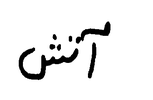
#> input picture UNHD-Dataset/Same-Binarized-Final/testing/5.png, 153 x 100 px, found by its file name; its folder holds 4 pictures in this run
$ python six_github.py
#> lines starting #> are read from the running program, lines starting #| are printed output that depends on the picture; pictures that were not available may be replaced by others from this repository, and a replacement may not be noted
from PIL import Image
import os
import cv2
import numpy as np
from random import randint

aa=0
w=0
x=0
y=0
z=0

while aa<5:
    u=randint(1, 10)
    v=randint(1, 10)
    w=randint(1, 10)
    x=randint(1, 10)
    y=randint(1, 10)
    z=randint(1, 10)
    print(str(z)+","+str(w)+","+str(x)+","+str(y)+","+str(z)+",")
    img1 = cv2.imread("private-data/UNHD-Dataset/Same-Binarized-Final/testing/"+str(x)+'.png')
#> img1 is the input picture: shape (100, 153, 3); min 0, max 255, mean 238.1
    img2 = cv2.imread("private-data/UNHD-Dataset/Same-Binarized-Final/testing/"+str(y)+'.png')
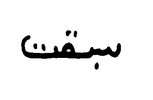
#> input picture UNHD-Dataset/Same-Binarized-Final/testing/1.png, 153 x 100 px, given in place of 9.png, which was not available
#> img2 is the input picture: shape (100, 153, 3); min 0, max 255, mean 240.1
    img3 = cv2.imread("private-data/UNHD-Dataset/Same-Binarized-Final/testing/"+str(z)+'.png')
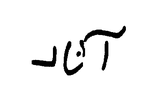
#> input picture UNHD-Dataset/Same-Binarized-Final/testing/10.png, 153 x 100 px, given in place of 8.png, which was not available
#> img3 is the input picture: shape (100, 153, 3); min 0, max 255, mean 242
    img4 = cv2.imread("private-data/UNHD-Dataset/Same-Binarized-Final/testing/"+str(w)+'.png')
    img5 = cv2.imread("private-data/UNHD-Dataset/Same-Binarized-Final/testing/"+str(v)+'.png')
    img6 = cv2.imread("private-data/UNHD-Dataset/Same-Binarized-Final/testing/"+str(u)+'.png')

    vis = np.concatenate((img1, img2,img3,img4,img5,img6), axis=1)
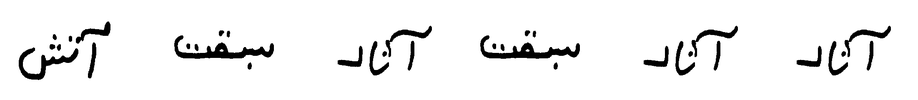
#> vis: shape (100, 918, 3); min 0, max 255, mean 240.7
    cv2.imwrite("private-data/UNHD-Dataset/Same-Binarized-Final/testing/"+"_"+str(x)+"_"+str(y)+"_"+str(z)+"_"+str(w)+"_"+str(v)+"_"+str(u)+'.png', vis)
    with open("private-data/UNHD-Dataset/Same-Binarized-Final/testing/"+"_"+str(x)+"_"+str(y)+"_"+str(z)+"_"+str(w)+"_"+str(v)+"_"+str(u)+'.gt.txt', 'w',encoding="utf-8") as f:
#> (the run stopped early here; a loop or call above may not have finished)
